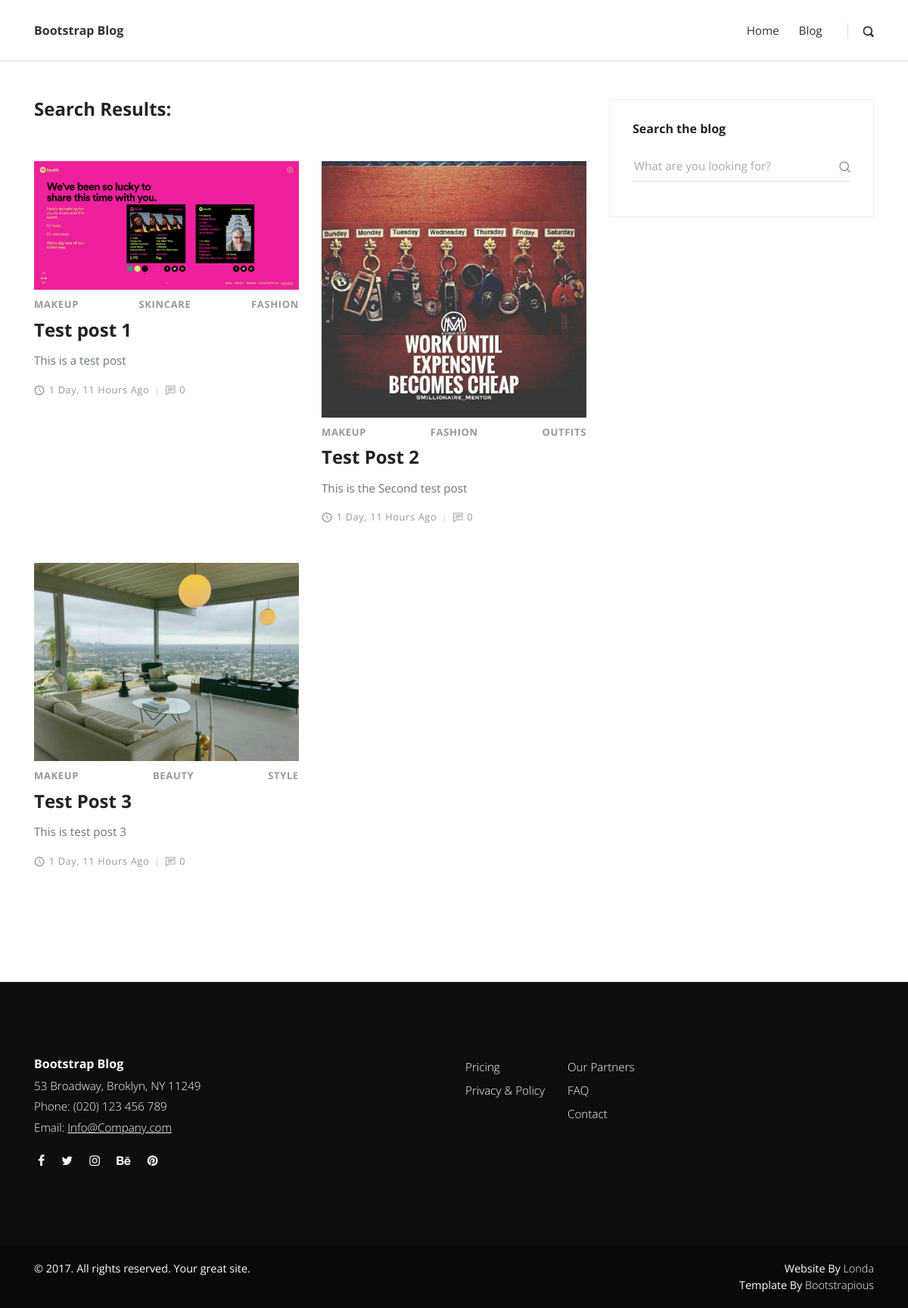
The app's page /search/ with its own data.
### main/models.py (models this page shows, shortened)
class Post(models.Model):
    title = models.CharField(max_length=100)
    post_description = models.TextField()
    thumbnail = models.ImageField()
    post = RichTextField()
    date_created = models.DateField()
    comment_count = models.IntegerField()
    view_count = models.IntegerField(default=0)
    category = models.ManyToManyField(Categories)
    featured = models.BooleanField(default=False)
    previous = models.ForeignKey('self', related_name='previous_post', on_delete=models.SET_NULL, blank=True, null=True)
    next = models.ForeignKey('self', related_name='next_post', on_delete=models.SET_NULL, blank=True, null=True)

class Categories(models.Model):
    title = models.CharField(max_length=30)
    def __str__(self):
        return self.title

### main/views.py (the view)
# urls.py: path('search/', Search, name='search_results'),
def Search(request):
    post_list = Post.objects.all()
    query = request.GET.get('search')
    if query:
        post_list = post_list.filter(
            Q(title__icontains=query) |
            Q(post_description__icontains=query) |
            Q(post__icontains=query)
        ).distinct()
    context ={
        'post_list': post_list
    }
    return render(request, 'search_results.html', context)

### main/templates/search_results.html
{% extends 'base.html' %}
{% block content %}
<div class="container">
      <div class="row">
        <main class="posts-listing col-lg-8">
          <div class="container">
            <h3 class="h4">Search Results:</h3></a>
            <br/>
            <br/>
            <div class="row">
              {% for post in post_list %}
              <div class="post col-xl-6">
                <div class="post-thumbnail"><a href="post.html"><img src="{{ post.thumbnail.url }}" alt="..." class="img-fluid"></a></div>
                <div class="post-details">
                  <div class="post-meta d-flex justify-content-between">
                    {% for cat in post.category.all %}
                    <div class="category"><a href="#">{{ cat }}</a></div>
                    {% endfor %}
                  </div><a href="post.html">
                    <h3 class="h4">{{ post.title }}</h3></a>
                  <p class="text-muted">{{ post.post_description }}</p>
                  <footer class="post-footer d-flex align-items-center">
                    <div class="date"><i class="icon-clock"></i>{{ post.date_created | timesince }} ago</div>
                    <div class="comments meta-last"><i class="icon-comment"></i>{{ post.comment_count }}</div>
                  </footer>
                </div>
              </div>
              {% endfor %}
            </div>
          </div>
        </main>
        <aside class="col-lg-4">
          <div class="widget search">
            <header>
              <h3 class="h6">Search the blog</h3>
            </header>
            <form action="{% url 'main:search_results' %}" class="search-form">
              <div class="form-group">
                <input type="text" name="search" placeholder="What are you looking for?">
                <button type="submit" class="submit"><i class="icon-search"></i></button>
              </div>
            </form>
          </div>
        </aside>
      </div>
    </div>
{% endblock content %}

### main/static/css/style.default.css (style rules this page uses)
body { overflow-x: hidden; }
a, i, span { display: inline-block; text-decoration: none; -webkit-transition: all 0.3s; transition: all 0.3s; }
button, input { outline: none !important; font-family: "Open Sans", sans-serif; }
button { cursor: pointer; }
main, aside { padding: 50px 0 100px; }
.widget { margin-bottom: 40px; padding: 30px; border: 1px solid #eee; }
.widget header { margin-bottom: 20px; }
.category a { color: #999; letter-spacing: 0.08em; font-weight: 700; text-transform: uppercase; text-decoration: none; font-size: 13px; }
.category a::after { content: ','; color: #ddd; display: inline-block; margin-right: 5px; }
.category a:last-of-type::after { display: none; }
i[class*="icon-"] { -webkit-transform: translateY(3px); transform: translateY(3px); }
h1, h2, h3, h4, h5, h6 { margin-bottom: 15px; }
.post-meta { margin: 10px 0; font-size: 0.8em; }
.post p:not(.lead) { font-weight: 400; color: #777; font-size: 0.95em; }
.post a { text-decoration: none; }
.post h3 { line-height: 1.1em; color: #222; -webkit-transition: all 0.3s; transition: all 0.3s; margin-bottom: 1rem; }
.post .category a { color: #999; letter-spacing: 0.05em; font-weight: 700; text-transform: uppercase; text-decoration: none; }
.post .date { letter-spacing: 0.05em; font-weight: 400; text-transform: uppercase; color: #aaa; }
.post .title, .post .date, .post .comments, .post .views { font-weight: 400; color: #999; text-transform: capitalize; }
.post .title i, .post .date i, .post .comments i, .post .views i { margin-right: 5px; font-size: 1.1em; }
.post .title::after, .post .date::after, .post .comments::after, .post .views::after { content: '|'; display: inline-block; margin: 0 7px; font-size: 0.9em; color: #ccc; }
.post .meta-last::after { display: none; }
main.posts-listing { padding-top: 50px; padding-left: 0; padding-right: 0; }
main.posts-listing .post { margin-bottom: 50px; }
main.posts-listing .post-footer { font-size: 0.8em; }
.widget.search .form-group { position: relative; }
.widget.search input { width: 100%; height: 40px; line-height: 40px; border: none; border-bottom: 1px solid #ddd; font-size: 0.95em; font-family: "Open Sans", sans-serif; font-weight: 400; background: none; }
.widget.search .submit { height: 40px; padding: 0; line-height: 40px; background: none; border: none; color: #555; font-size: 0.9em; position: absolute; top: 0; right: 0; }
body { font-family: "Open Sans", sans-serif; font-size: 1rem; font-weight: normal; line-height: 1.5; color: #212529; background-color: #fff; }
a { color: #999; text-decoration: none; }
h1, h2, h3, h4, h5, h6, .h1, .h2, .h3, .h4, .h5, .h6 { margin-bottom: 0.5rem; font-family: inherit; font-weight: 700; line-height: 1.1; color: inherit; }
h3, .h3 { font-size: 1.75rem; }
h4, .h4 { font-size: 1.5rem; }
h6, .h6 { font-size: 1rem; }

### records on screen
Post: thumbnail (picture), title "Test post 1", post_description "This is a test post", date_created "1 Day, 11 Hours", comment_count "0"
Categories: title "MAKEUP"
Categories: title "SKINCARE"
Categories: title "FASHION"
Post: thumbnail (picture), title "Test Post 2", post_description "This is the Second test post", date_created "1 Day, 11 Hours", comment_count "0"
Categories: title "OUTFITS"
Post: thumbnail (picture), title "Test Post 3", post_description "This is test post 3", date_created "1 Day, 11 Hours", comment_count "0"
Categories: title "BEAUTY"
Categories: title "STYLE"
